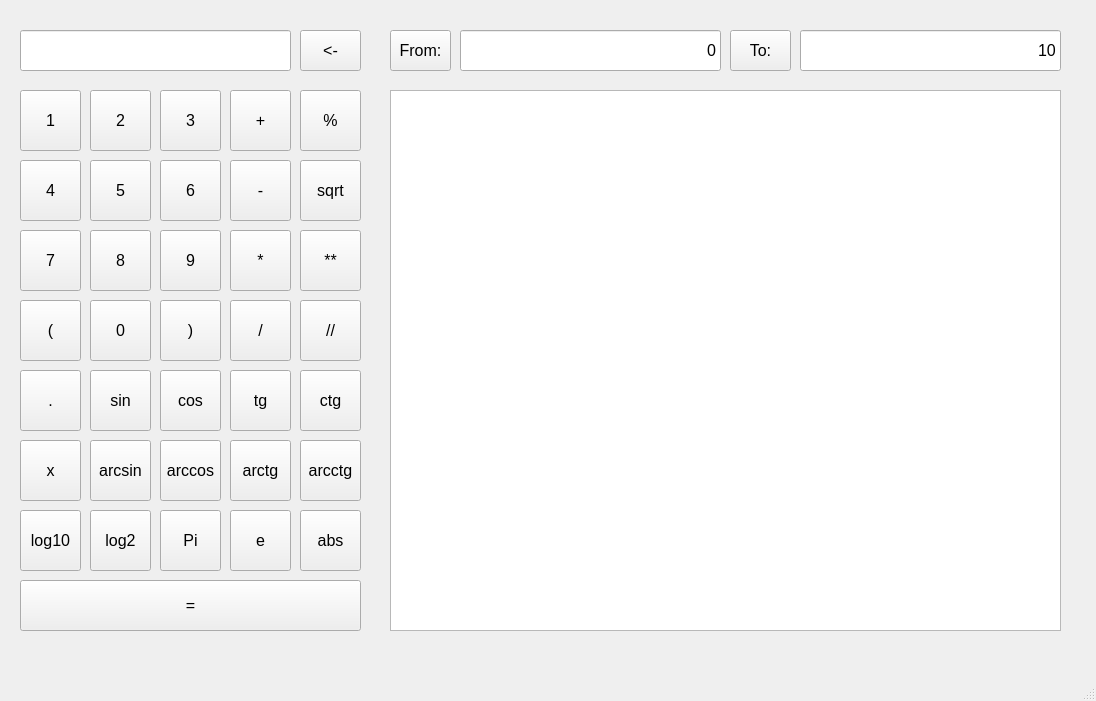
<?xml version="1.0" encoding="UTF-8"?>
<ui version="4.0">
 <class>MainWindow</class>
 <widget class="QMainWindow" name="MainWindow">
  <property name="geometry">
   <rect>
    <x>0</x>
    <y>0</y>
    <width>1096</width>
    <height>701</height>
   </rect>
  </property>
  <property name="sizePolicy">
   <sizepolicy hsizetype="Fixed" vsizetype="Fixed">
    <horstretch>0</horstretch>
    <verstretch>0</verstretch>
   </sizepolicy>
  </property>
  <property name="windowTitle">
   <string>MainWindow</string>
  </property>
  <widget class="QWidget" name="centralwidget">
   <widget class="QLineEdit" name="expression">
    <property name="geometry">
     <rect>
      <x>20</x>
      <y>30</y>
      <width>271</width>
      <height>41</height>
     </rect>
    </property>
    <property name="font">
     <font>
      <pointsize>12</pointsize>
     </font>
    </property>
    <property name="text">
     <string/>
    </property>
    <property name="alignment">
     <set>Qt::AlignRight|Qt::AlignTrailing|Qt::AlignVCenter</set>
    </property>
   </widget>
   <widget class="QPushButton" name="digit_1">
    <property name="geometry">
     <rect>
      <x>20</x>
      <y>90</y>
      <width>61</width>
      <height>61</height>
     </rect>
    </property>
    <property name="font">
     <font>
      <pointsize>12</pointsize>
     </font>
    </property>
    <property name="text">
     <string>1</string>
    </property>
   </widget>
   <widget class="QPushButton" name="digit_2">
    <property name="geometry">
     <rect>
      <x>90</x>
      <y>90</y>
      <width>61</width>
      <height>61</height>
     </rect>
    </property>
    <property name="font">
     <font>
      <pointsize>12</pointsize>
     </font>
    </property>
    <property name="text">
     <string>2</string>
    </property>
   </widget>
   <widget class="QPushButton" name="digit_3">
    <property name="geometry">
     <rect>
      <x>160</x>
      <y>90</y>
      <width>61</width>
      <height>61</height>
     </rect>
    </property>
    <property name="font">
     <font>
      <pointsize>12</pointsize>
     </font>
    </property>
    <property name="text">
     <string>3</string>
    </property>
   </widget>
   <widget class="QPushButton" name="func_sin">
    <property name="geometry">
     <rect>
      <x>90</x>
      <y>370</y>
      <width>61</width>
      <height>61</height>
     </rect>
    </property>
    <property name="font">
     <font>
      <pointsize>12</pointsize>
     </font>
    </property>
    <property name="text">
     <string>sin</string>
    </property>
   </widget>
   <widget class="QPushButton" name="func_cos">
    <property name="geometry">
     <rect>
      <x>160</x>
      <y>370</y>
      <width>61</width>
      <height>61</height>
     </rect>
    </property>
    <property name="font">
     <font>
      <pointsize>12</pointsize>
     </font>
    </property>
    <property name="text">
     <string>cos</string>
    </property>
   </widget>
   <widget class="QPushButton" name="func_tg">
    <property name="geometry">
     <rect>
      <x>230</x>
      <y>370</y>
      <width>61</width>
      <height>61</height>
     </rect>
    </property>
    <property name="font">
     <font>
      <pointsize>12</pointsize>
     </font>
    </property>
    <property name="text">
     <string>tg</string>
    </property>
   </widget>
   <widget class="QPushButton" name="func_ctg">
    <property name="geometry">
     <rect>
      <x>300</x>
      <y>370</y>
      <width>61</width>
      <height>61</height>
     </rect>
    </property>
    <property name="font">
     <font>
      <pointsize>12</pointsize>
     </font>
    </property>
    <property name="text">
     <string>ctg</string>
    </property>
   </widget>
   <widget class="QPushButton" name="digit_4">
    <property name="geometry">
     <rect>
      <x>20</x>
      <y>160</y>
      <width>61</width>
      <height>61</height>
     </rect>
    </property>
    <property name="font">
     <font>
      <pointsize>12</pointsize>
     </font>
    </property>
    <property name="text">
     <string>4</string>
    </property>
   </widget>
   <widget class="QPushButton" name="digit_6">
    <property name="geometry">
     <rect>
      <x>160</x>
      <y>160</y>
      <width>61</width>
      <height>61</height>
     </rect>
    </property>
    <property name="font">
     <font>
      <pointsize>12</pointsize>
     </font>
    </property>
    <property name="text">
     <string>6</string>
    </property>
   </widget>
   <widget class="QPushButton" name="digit_5">
    <property name="geometry">
     <rect>
      <x>90</x>
      <y>160</y>
      <width>61</width>
      <height>61</height>
     </rect>
    </property>
    <property name="font">
     <font>
      <pointsize>12</pointsize>
     </font>
    </property>
    <property name="text">
     <string>5</string>
    </property>
   </widget>
   <widget class="QPushButton" name="func_arcsin">
    <property name="geometry">
     <rect>
      <x>90</x>
      <y>440</y>
      <width>61</width>
      <height>61</height>
     </rect>
    </property>
    <property name="font">
     <font>
      <pointsize>12</pointsize>
     </font>
    </property>
    <property name="text">
     <string>arcsin</string>
    </property>
   </widget>
   <widget class="QPushButton" name="func_arccos">
    <property name="geometry">
     <rect>
      <x>160</x>
      <y>440</y>
      <width>61</width>
      <height>61</height>
     </rect>
    </property>
    <property name="font">
     <font>
      <pointsize>12</pointsize>
     </font>
    </property>
    <property name="text">
     <string>arccos</string>
    </property>
   </widget>
   <widget class="QPushButton" name="digit_7">
    <property name="geometry">
     <rect>
      <x>20</x>
      <y>230</y>
      <width>61</width>
      <height>61</height>
     </rect>
    </property>
    <property name="font">
     <font>
      <pointsize>12</pointsize>
     </font>
    </property>
    <property name="text">
     <string>7</string>
    </property>
   </widget>
   <widget class="QPushButton" name="digit_9">
    <property name="geometry">
     <rect>
      <x>160</x>
      <y>230</y>
      <width>61</width>
      <height>61</height>
     </rect>
    </property>
    <property name="font">
     <font>
      <pointsize>12</pointsize>
     </font>
    </property>
    <property name="text">
     <string>9</string>
    </property>
   </widget>
   <widget class="QPushButton" name="digit_8">
    <property name="geometry">
     <rect>
      <x>90</x>
      <y>230</y>
      <width>61</width>
      <height>61</height>
     </rect>
    </property>
    <property name="font">
     <font>
      <pointsize>12</pointsize>
     </font>
    </property>
    <property name="text">
     <string>8</string>
    </property>
   </widget>
   <widget class="QPushButton" name="func_arctg">
    <property name="geometry">
     <rect>
      <x>230</x>
      <y>440</y>
      <width>61</width>
      <height>61</height>
     </rect>
    </property>
    <property name="font">
     <font>
      <pointsize>12</pointsize>
     </font>
    </property>
    <property name="text">
     <string>arctg</string>
    </property>
   </widget>
   <widget class="QPushButton" name="func_arcctg">
    <property name="geometry">
     <rect>
      <x>300</x>
      <y>440</y>
      <width>61</width>
      <height>61</height>
     </rect>
    </property>
    <property name="font">
     <font>
      <pointsize>12</pointsize>
     </font>
    </property>
    <property name="text">
     <string>arcctg</string>
    </property>
   </widget>
   <widget class="QPushButton" name="func_left_bracket">
    <property name="geometry">
     <rect>
      <x>20</x>
      <y>300</y>
      <width>61</width>
      <height>61</height>
     </rect>
    </property>
    <property name="font">
     <font>
      <pointsize>12</pointsize>
     </font>
    </property>
    <property name="text">
     <string>(</string>
    </property>
   </widget>
   <widget class="QPushButton" name="func_right_bracket">
    <property name="geometry">
     <rect>
      <x>160</x>
      <y>300</y>
      <width>61</width>
      <height>61</height>
     </rect>
    </property>
    <property name="font">
     <font>
      <pointsize>12</pointsize>
     </font>
    </property>
    <property name="text">
     <string>)</string>
    </property>
   </widget>
   <widget class="QPushButton" name="digit_0">
    <property name="geometry">
     <rect>
      <x>90</x>
      <y>300</y>
      <width>61</width>
      <height>61</height>
     </rect>
    </property>
    <property name="font">
     <font>
      <pointsize>12</pointsize>
     </font>
    </property>
    <property name="text">
     <string>0</string>
    </property>
   </widget>
   <widget class="QPushButton" name="func_pi">
    <property name="geometry">
     <rect>
      <x>160</x>
      <y>510</y>
      <width>61</width>
      <height>61</height>
     </rect>
    </property>
    <property name="font">
     <font>
      <pointsize>12</pointsize>
     </font>
    </property>
    <property name="text">
     <string>Pi</string>
    </property>
   </widget>
   <widget class="QPushButton" name="func_e">
    <property name="geometry">
     <rect>
      <x>230</x>
      <y>510</y>
      <width>61</width>
      <height>61</height>
     </rect>
    </property>
    <property name="font">
     <font>
      <pointsize>12</pointsize>
     </font>
    </property>
    <property name="text">
     <string>e</string>
    </property>
   </widget>
   <widget class="QPushButton" name="func_log2">
    <property name="geometry">
     <rect>
      <x>90</x>
      <y>510</y>
      <width>61</width>
      <height>61</height>
     </rect>
    </property>
    <property name="font">
     <font>
      <pointsize>12</pointsize>
     </font>
    </property>
    <property name="text">
     <string>log2</string>
    </property>
   </widget>
   <widget class="QPushButton" name="func_sqrt">
    <property name="geometry">
     <rect>
      <x>300</x>
      <y>160</y>
      <width>61</width>
      <height>61</height>
     </rect>
    </property>
    <property name="font">
     <font>
      <pointsize>12</pointsize>
     </font>
    </property>
    <property name="text">
     <string>sqrt</string>
    </property>
   </widget>
   <widget class="QPushButton" name="func_log10">
    <property name="geometry">
     <rect>
      <x>20</x>
      <y>510</y>
      <width>61</width>
      <height>61</height>
     </rect>
    </property>
    <property name="font">
     <font>
      <pointsize>12</pointsize>
     </font>
    </property>
    <property name="text">
     <string>log10</string>
    </property>
   </widget>
   <widget class="QPushButton" name="calculate">
    <property name="geometry">
     <rect>
      <x>20</x>
      <y>580</y>
      <width>341</width>
      <height>51</height>
     </rect>
    </property>
    <property name="font">
     <font>
      <pointsize>12</pointsize>
     </font>
    </property>
    <property name="text">
     <string>=</string>
    </property>
   </widget>
   <widget class="QPushButton" name="func_mult">
    <property name="geometry">
     <rect>
      <x>230</x>
      <y>230</y>
      <width>61</width>
      <height>61</height>
     </rect>
    </property>
    <property name="font">
     <font>
      <pointsize>12</pointsize>
     </font>
    </property>
    <property name="text">
     <string>*</string>
    </property>
   </widget>
   <widget class="QPushButton" name="func_div">
    <property name="geometry">
     <rect>
      <x>230</x>
      <y>300</y>
      <width>61</width>
      <height>61</height>
     </rect>
    </property>
    <property name="font">
     <font>
      <pointsize>12</pointsize>
     </font>
    </property>
    <property name="text">
     <string>/</string>
    </property>
   </widget>
   <widget class="QPushButton" name="func_minus">
    <property name="geometry">
     <rect>
      <x>230</x>
      <y>160</y>
      <width>61</width>
      <height>61</height>
     </rect>
    </property>
    <property name="font">
     <font>
      <pointsize>12</pointsize>
     </font>
    </property>
    <property name="text">
     <string>-</string>
    </property>
   </widget>
   <widget class="QPushButton" name="func_degr">
    <property name="geometry">
     <rect>
      <x>300</x>
      <y>230</y>
      <width>61</width>
      <height>61</height>
     </rect>
    </property>
    <property name="font">
     <font>
      <pointsize>12</pointsize>
     </font>
    </property>
    <property name="text">
     <string>**</string>
    </property>
   </widget>
   <widget class="QPushButton" name="func_plus">
    <property name="geometry">
     <rect>
      <x>230</x>
      <y>90</y>
      <width>61</width>
      <height>61</height>
     </rect>
    </property>
    <property name="font">
     <font>
      <pointsize>12</pointsize>
     </font>
    </property>
    <property name="text">
     <string>+</string>
    </property>
   </widget>
   <widget class="QPushButton" name="func_rem">
    <property name="geometry">
     <rect>
      <x>300</x>
      <y>90</y>
      <width>61</width>
      <height>61</height>
     </rect>
    </property>
    <property name="font">
     <font>
      <pointsize>12</pointsize>
     </font>
    </property>
    <property name="text">
     <string>%</string>
    </property>
   </widget>
   <widget class="QPushButton" name="func_abs">
    <property name="geometry">
     <rect>
      <x>300</x>
      <y>510</y>
      <width>61</width>
      <height>61</height>
     </rect>
    </property>
    <property name="font">
     <font>
      <pointsize>12</pointsize>
     </font>
    </property>
    <property name="text">
     <string>abs</string>
    </property>
   </widget>
   <widget class="QPushButton" name="var_x">
    <property name="geometry">
     <rect>
      <x>20</x>
      <y>440</y>
      <width>61</width>
      <height>61</height>
     </rect>
    </property>
    <property name="font">
     <font>
      <pointsize>12</pointsize>
     </font>
    </property>
    <property name="text">
     <string>x</string>
    </property>
   </widget>
   <widget class="QPushButton" name="func_int_div">
    <property name="geometry">
     <rect>
      <x>300</x>
      <y>300</y>
      <width>61</width>
      <height>61</height>
     </rect>
    </property>
    <property name="font">
     <font>
      <pointsize>12</pointsize>
     </font>
    </property>
    <property name="text">
     <string>//</string>
    </property>
   </widget>
   <widget class="QPushButton" name="dot">
    <property name="geometry">
     <rect>
      <x>20</x>
      <y>370</y>
      <width>61</width>
      <height>61</height>
     </rect>
    </property>
    <property name="font">
     <font>
      <pointsize>12</pointsize>
     </font>
    </property>
    <property name="text">
     <string>.</string>
    </property>
   </widget>
   <widget class="QPushButton" name="delete_2">
    <property name="geometry">
     <rect>
      <x>300</x>
      <y>30</y>
      <width>61</width>
      <height>41</height>
     </rect>
    </property>
    <property name="font">
     <font>
      <pointsize>12</pointsize>
     </font>
    </property>
    <property name="text">
     <string>&lt;-</string>
    </property>
   </widget>
   <widget class="PlotWidget" name="graphic">
    <property name="geometry">
     <rect>
      <x>390</x>
      <y>90</y>
      <width>671</width>
      <height>541</height>
     </rect>
    </property>
   </widget>
   <widget class="QLineEdit" name="end">
    <property name="geometry">
     <rect>
      <x>800</x>
      <y>30</y>
      <width>261</width>
      <height>41</height>
     </rect>
    </property>
    <property name="font">
     <font>
      <pointsize>12</pointsize>
     </font>
    </property>
    <property name="text">
     <string>10</string>
    </property>
    <property name="alignment">
     <set>Qt::AlignRight|Qt::AlignTrailing|Qt::AlignVCenter</set>
    </property>
   </widget>
   <widget class="QLineEdit" name="start">
    <property name="geometry">
     <rect>
      <x>460</x>
      <y>30</y>
      <width>261</width>
      <height>41</height>
     </rect>
    </property>
    <property name="font">
     <font>
      <pointsize>12</pointsize>
     </font>
    </property>
    <property name="text">
     <string>0</string>
    </property>
    <property name="alignment">
     <set>Qt::AlignRight|Qt::AlignTrailing|Qt::AlignVCenter</set>
    </property>
   </widget>
   <widget class="QPushButton" name="delete_3">
    <property name="geometry">
     <rect>
      <x>390</x>
      <y>30</y>
      <width>61</width>
      <height>41</height>
     </rect>
    </property>
    <property name="font">
     <font>
      <pointsize>12</pointsize>
     </font>
    </property>
    <property name="text">
     <string>From:</string>
    </property>
   </widget>
   <widget class="QPushButton" name="delete_4">
    <property name="geometry">
     <rect>
      <x>730</x>
      <y>30</y>
      <width>61</width>
      <height>41</height>
     </rect>
    </property>
    <property name="font">
     <font>
      <pointsize>12</pointsize>
     </font>
    </property>
    <property name="focusPolicy">
     <enum>Qt::StrongFocus</enum>
    </property>
    <property name="text">
     <string>To:</string>
    </property>
   </widget>
  </widget>
  <widget class="QMenuBar" name="menubar">
   <property name="geometry">
    <rect>
     <x>0</x>
     <y>0</y>
     <width>1096</width>
     <height>21</height>
    </rect>
   </property>
  </widget>
  <widget class="QStatusBar" name="statusbar"/>
 </widget>
 <customwidgets>
  <customwidget>
   <class>PlotWidget</class>
   <extends>QGraphicsView</extends>
   <header>pyqtgraph</header>
  </customwidget>
 </customwidgets>
 <resources/>
 <connections/>
</ui>
